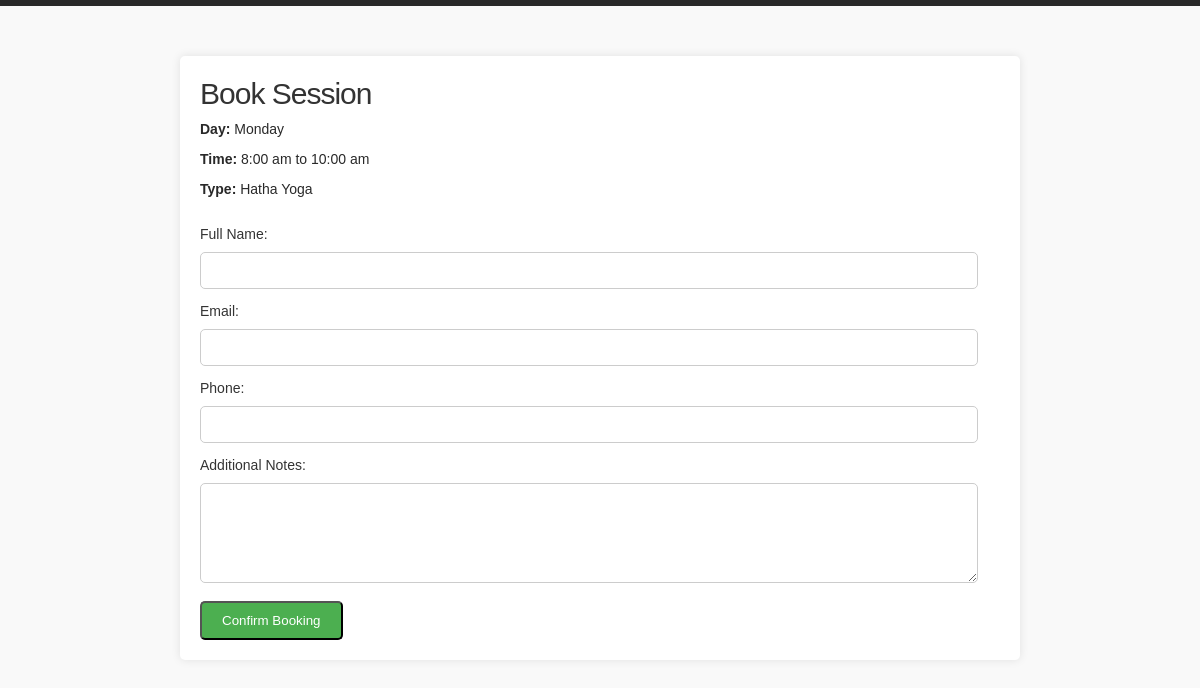
Screenshot of /book_session/1/ (signed in) with the database file from the repository.
### my_yoga/models.py (models this page shows, shortened)
class TimetableEntry(models.Model):
    DAY_CHOICES = [
        ('Monday', 'Monday'),
        ('Tuesday', 'Tuesday'),
        ('Wednesday', 'Wednesday'),
        ('Thursday', 'Thursday'),
        ('Friday', 'Friday'),
        ('Saturday', 'Saturday'),
        ('Sunday', 'Sunday'),
    ]
    day = models.CharField(max_length=20, choices=DAY_CHOICES)
    time = models.CharField(max_length=20)
    yoga_type = models.CharField(max_length=100)

### my_yoga/views.py (the view)
# urls.py: path('book_session/<int:timetable_entry_id>/', views.book_session, name='book_session'),
@login_required
def book_session(request, timetable_entry_id):
    timetable_entry = TimetableEntry.objects.get(pk=timetable_entry_id)
    if request.method == 'POST':
        form = BookingForm(request.POST)
        if form.is_valid():
            booking = form.save(commit=False)
            booking.timetable_entry = timetable_entry  # Set the timetable entry
            booking.user = request.user  # Set the logged-in user
            booking.yoga_type = timetable_entry.yoga_type  # Set the yoga name
            booking.save()
            messages.success(request, 'Booking successful!')  # Provide feedback to the user
            return redirect('index')
        else:
            messages.error(request, 'Please correct the errors below.')  # Inform user about invalid form
    else:
        form = BookingForm()
    return render(request, 'my_yoga/book_session.html', {'form': form, 'timetable_entry': timetable_entry})

### my_yoga/forms.py
class BookingForm(forms.ModelForm):
    class Meta:
        model = SessionBooking
        fields = ['full_name', 'email', 'phone', 'additional_notes']

### my_yoga/templates/my_yoga/book_session.html (shortened to what this page needs)
{% load static %}
<!DOCTYPE html>
<html lang="en">
<head>
    <link rel="stylesheet" type="text/css" media="screen" href="{% static 'my_yoga/css/reset.css' %}">
    <link rel="stylesheet" type="text/css" media="screen" href="{% static 'my_yoga/css/style.css' %}">
    <link rel="stylesheet" type="text/css" media="screen" href="{% static 'my_yoga/css/grid_12.css' %}">
</head>
<body>
    <div class="container">
        <h2>Book Session</h2>
        <div class="session-info">
            <p><strong>Day:</strong> {{ timetable_entry.day }}</p>
            <p><strong>Time:</strong> {{ timetable_entry.time }}</p>
            <p><strong>Type:</strong> {{ timetable_entry.yoga_type }}</p>
        </div>
        <form class="book-form" method="post" action="{% url 'book_session' timetable_entry_id=timetable_entry.id %}">
            <label for="full_name">Full Name:</label>
            <input type="text" id="full_name" name="full_name" required>
            <label for="email">Email:</label>
            <input type="email" id="email" name="email" required>
            <label for="phone">Phone:</label>
            <input type="text" id="phone" name="phone" required>
            <label for="additional_notes">Additional Notes:</label>
            <textarea id="additional_notes" name="additional_notes"></textarea>
            <button type="submit" class="book-button">Confirm Booking</button>
        </form>
    </div>
</body>
</html>

### my_yoga/static/my_yoga/css/style.css (style rules this page uses)
html, body { width:100%; padding:0; margin:0; }
body { font: 14px/25px Arial, Helvetica, sans-serif; color:#292929; min-width:960px; background: url(../images/bg.gif) center 0 repeat; border-top:#292929 6px solid; }
h2 { font-size:30px; line-height:36px; color:#292929; font-weight:normal; letter-spacing:-1px; }

### my_yoga/templates/my_yoga/book_session.html (style rules this page uses)
body { background-color: #f9f9f9; font-family: Arial, sans-serif; }
.container { margin: 50px auto; max-width: 800px; padding: 20px; background-color: #fff; border-radius: 5px; box-shadow: 0 0 10px rgba(0, 0, 0, 0.1); }
h2 { color: #333; }
.session-info { margin-bottom: 20px; }
.session-info p { margin: 5px 0; }
.book-form { margin-top: 20px; }
.book-form label { display: block; margin-bottom: 5px; color: #333; }
.book-form input[type="text"], .book-form input[type="email"], .book-form textarea { width: calc(100% - 22px); padding: 10px; border-radius: 5px; border: 1px solid #ccc; margin-bottom: 10px; box-sizing: border-box; }
.book-form textarea { height: 100px; }
.book-button { display: inline-block; padding: 10px 20px; background-color: #4CAF50; color: #fff; text-decoration: none; border-radius: 5px; transition: background-color 0.3s; cursor: pointer; }

### rows the page displays
TimetableEntry: day "Monday", time "8:00 am to 10:00 am", yoga_type "Hatha Yoga"
